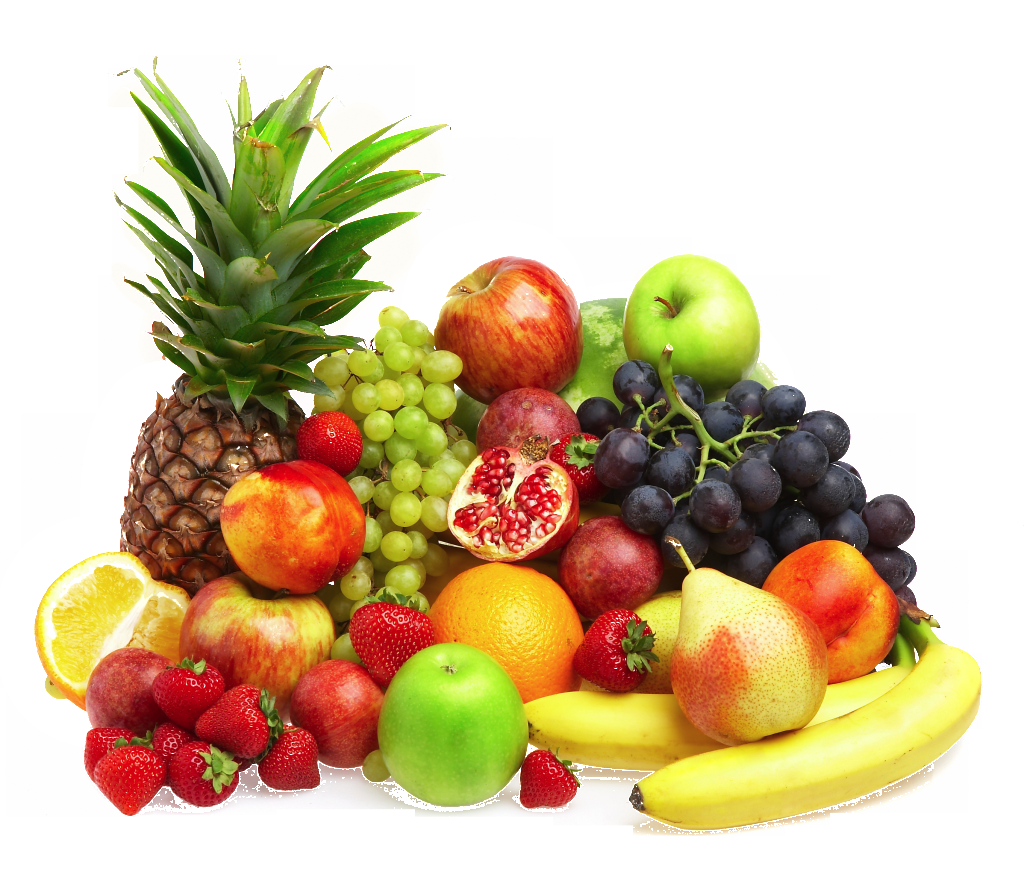
%> input picture fruits.png, 1024 x 890 px
$ octave edgedetection.m   (GNU Octave 9; MATLAB toolbox functions it lacks are replaced by stand-ins)
%> lines starting %> are read from the running program, lines starting %| are printed output that depends on the picture
Irgb = imread('fruits.png');
%> Irgb is the input picture: size 890x1024x3 uint8; mean R, G, B 210.4, 191.6, 158.3

Igray = 0.2989*Irgb(:,:,1)+0.5870*Irgb(:,:,2)+0.1140*Irgb(:,:,3);
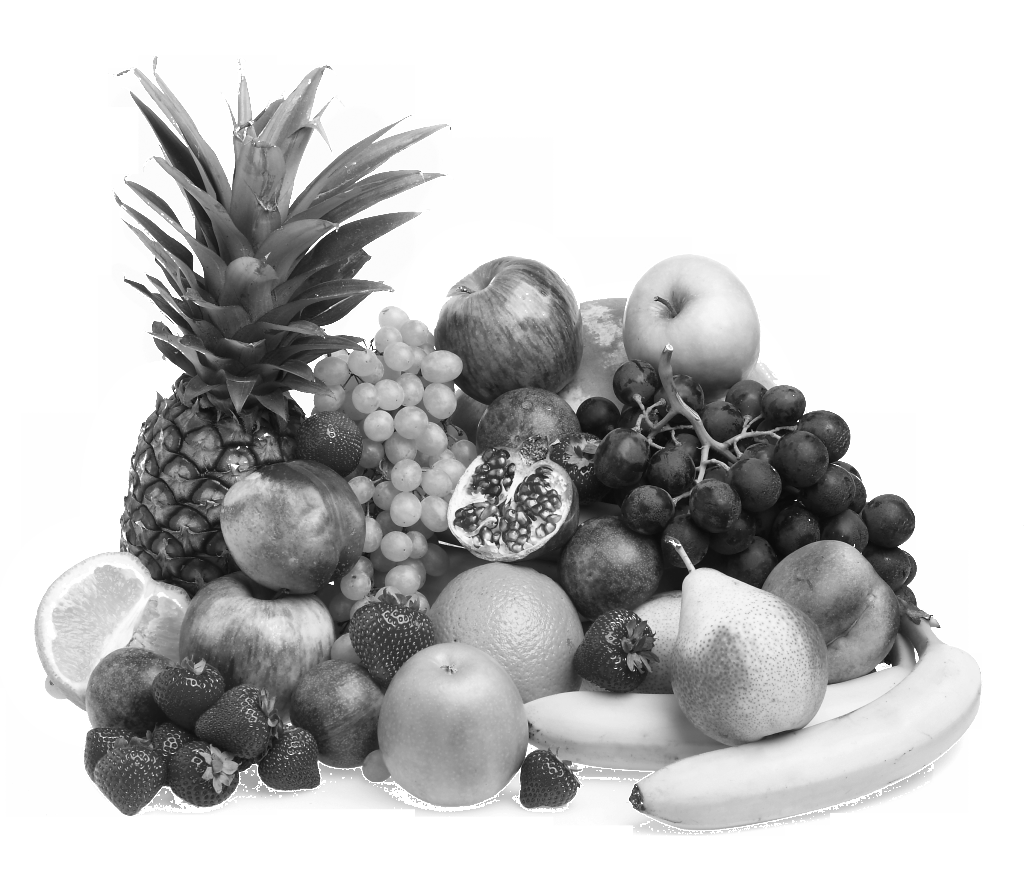
%> Igray: size 890x1024 uint8; min 8, max 255, mean 193.5

figure; image(Igray,'CDataMapping','scaled'); colormap('gray');
title('Input Image in Grayscale')

I = double(Igray);

classType = class(Igray);
%> classType = 'uint8'
scalingFactor = double(intmax(classType));
%> scalingFactor = 255
I = I/scalingFactor;

Gx = [-1 1];
Gy = Gx';
Ix = conv2(I,Gx,'same');
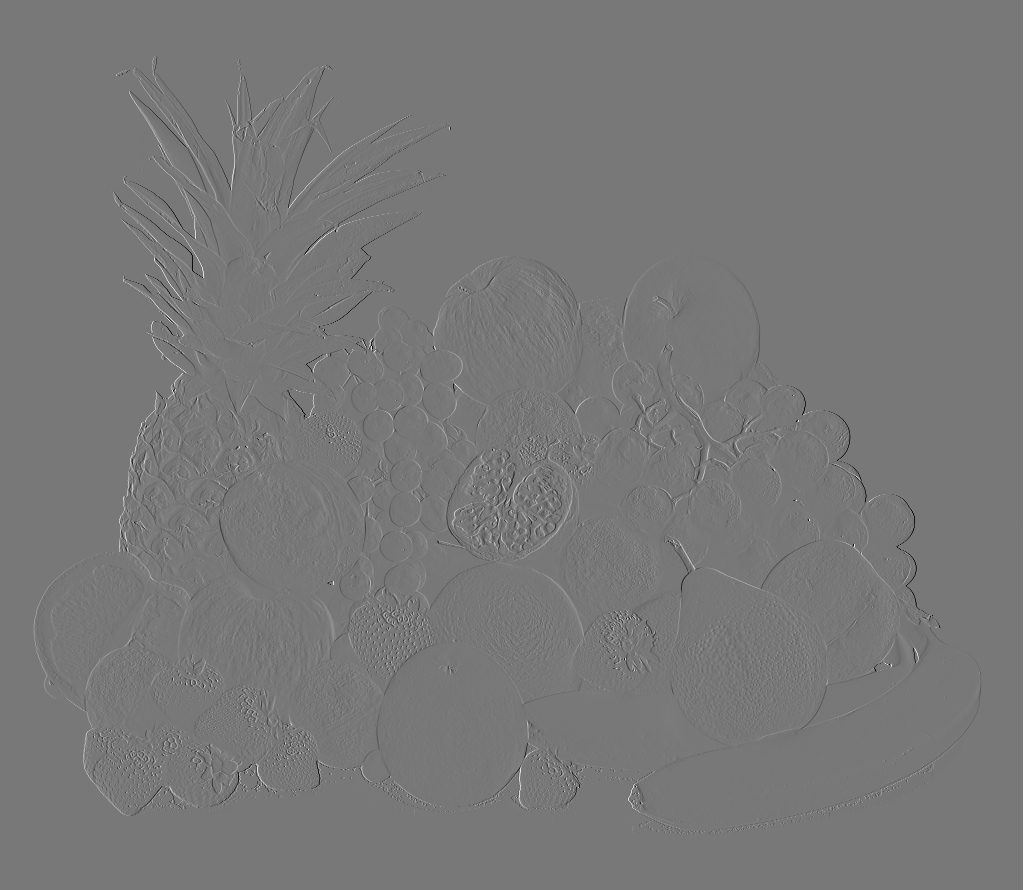
%> Ix: size 890x1024 double; min -0.894, max 1, mean 0.000976; drawn with min black and max white
Iy = conv2(I,Gy,'same');

figure; image(Ix,'CDataMapping','scaled'); colormap('gray'); title('Ix');
figure; image(Iy,'CDataMapping','scaled'); colormap('gray'); title('Iy');

edgeFIS = newfis('edgeDetection');

edgeFIS = addvar(edgeFIS,'input','Ix',[-1 1]);
edgeFIS = addvar(edgeFIS,'input','Iy',[-1 1]);

sx = 0.1; sy = 0.1;
edgeFIS = addmf(edgeFIS,'input',1,'zero','gaussmf',[sx 0]);
edgeFIS = addmf(edgeFIS,'input',2,'zero','gaussmf',[sy 0]);

edgeFIS = addvar(edgeFIS,'output','Iout',[0 1]);

wa = 0.1; wb = 1; wc = 1;
ba = 0; bb = 0; bc = .7;
%> (the run ends here)
